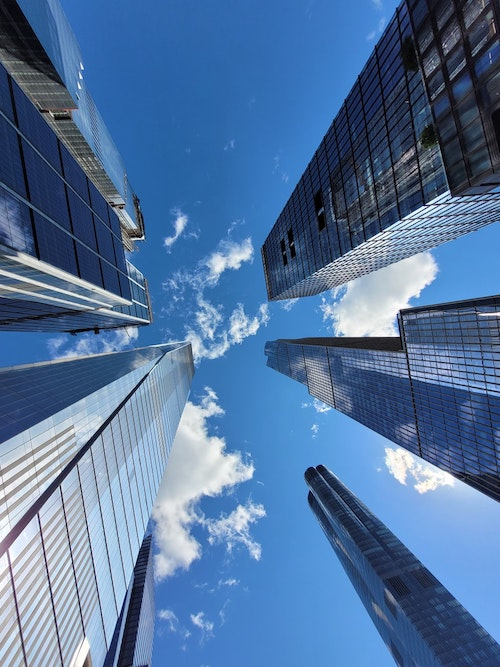
%> input picture Assignment1/skyscrapers.jpg, 500 x 667 px
$ octave Q3_Ransac.m   (GNU Octave 9; MATLAB toolbox functions it lacks are replaced by stand-ins)
%> lines starting %> are read from the running program, lines starting %| are printed output that depends on the picture
%%
% a) Read in an image and generate a list of image edges.

im = imread("./skyscrapers.jpg");
%> im is the input picture: size 667x500x3 uint8; mean R, G, B 83.1, 116.5, 158.5
im = imresize(rgb2gray(im), 0.5);
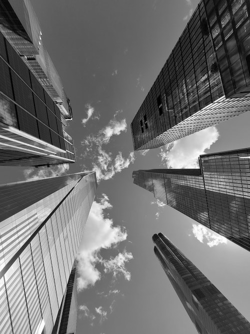
%> im: size 334x250 uint8; min 0, max 255, mean 111.3

Iedges = edge(im,'canny');
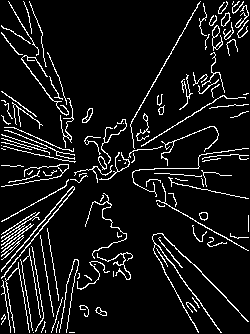
%> Iedges: size 334x250 logical; 8.5% white in thin lines or dots
[~,grad_dir] = imgradient(im);
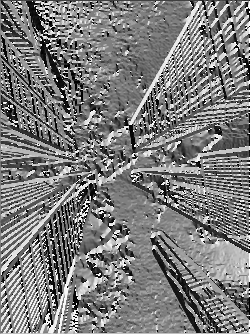
%> grad_dir: size 334x250 double; min -180, max 179.9, mean -4.3; drawn with min black and max white
grad_dir = -grad_dir;
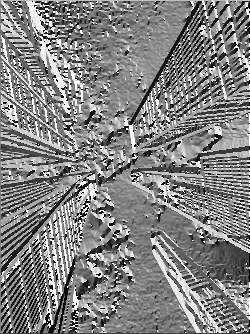
%> grad_dir: size 334x250 double; min -179.9, max 180, mean 4.3; drawn with min black and max white
imshow(Iedges)

[row, col] = find(Iedges);
%> row = 7058 values from 2 to 333; col = 7058 values from 2 to 249
% Each edge is a 4-tuple: (x, y, cos theta, sin theta)
edges = [col, row, zeros(length(row),1), zeros(length(row),1) ];
for k = 1:length(row)
     edges(k,3) = cos(grad_dir(row(k),col(k))/180.0*pi);
     edges(k,4) = sin(grad_dir(row(k),col(k))/180.0*pi);
end
%%
% Implement RANSAC

M = 2000;
t = 2;
delta_theta = pi/20;
Cmin = 100;
N = size(edges,1);
%> N = 7058

lineModel = [];
edge_mark = zeros(1,N);

%> (the run ends here)
